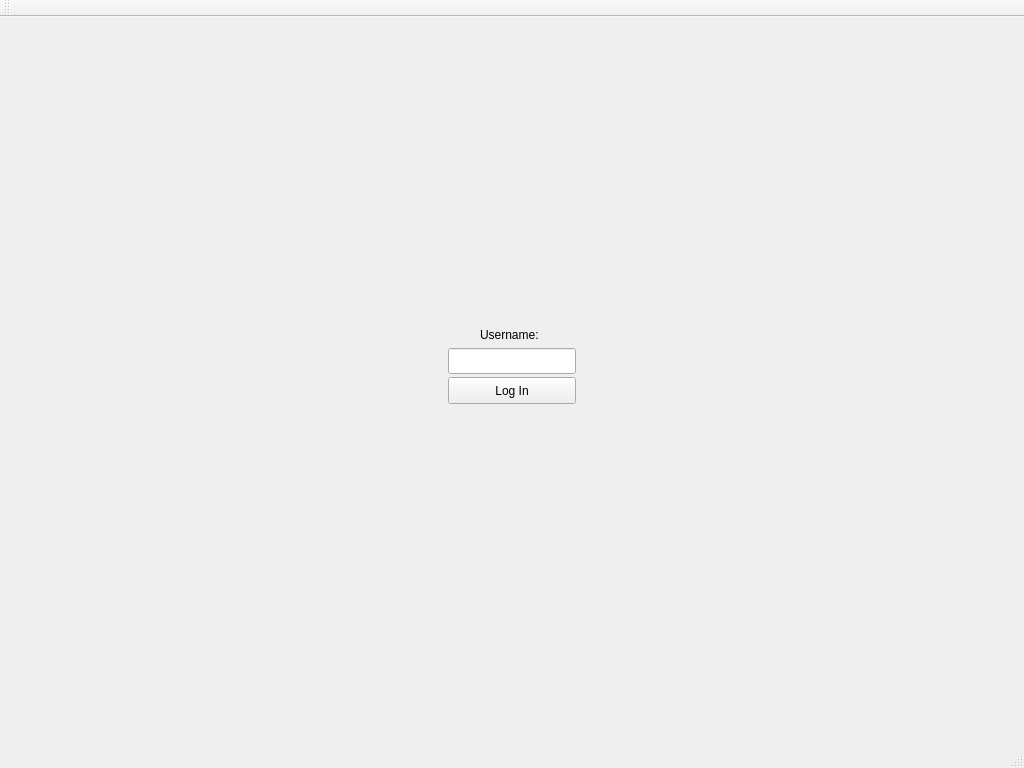
<?xml version="1.0" encoding="UTF-8"?>
<ui version="4.0">
 <class>CuCare</class>
 <widget class="QMainWindow" name="CuCare">
  <property name="geometry">
   <rect>
    <x>0</x>
    <y>0</y>
    <width>1024</width>
    <height>768</height>
   </rect>
  </property>
  <property name="minimumSize">
   <size>
    <width>1024</width>
    <height>768</height>
   </size>
  </property>
  <property name="windowTitle">
   <string>CuCare</string>
  </property>
  <widget class="QWidget" name="centralWidget">
   <widget class="QLineEdit" name="UsernameInputBox">
    <property name="geometry">
     <rect>
      <x>448</x>
      <y>331</y>
      <width>128</width>
      <height>26</height>
     </rect>
    </property>
    <property name="text">
     <string/>
    </property>
   </widget>
   <widget class="QPushButton" name="LoginButton">
    <property name="geometry">
     <rect>
      <x>448</x>
      <y>360</y>
      <width>128</width>
      <height>27</height>
     </rect>
    </property>
    <property name="text">
     <string>Log In</string>
    </property>
   </widget>
   <widget class="QLabel" name="label">
    <property name="geometry">
     <rect>
      <x>480</x>
      <y>310</y>
      <width>64</width>
      <height>16</height>
     </rect>
    </property>
    <property name="text">
     <string>Username:</string>
    </property>
   </widget>
  </widget>
  <widget class="QMenuBar" name="menuBar">
   <property name="geometry">
    <rect>
     <x>0</x>
     <y>0</y>
     <width>1024</width>
     <height>24</height>
    </rect>
   </property>
  </widget>
  <widget class="QToolBar" name="mainToolBar">
   <attribute name="toolBarArea">
    <enum>TopToolBarArea</enum>
   </attribute>
   <attribute name="toolBarBreak">
    <bool>false</bool>
   </attribute>
  </widget>
  <widget class="QStatusBar" name="statusBar"/>
 </widget>
 <layoutdefault spacing="6" margin="11"/>
 <resources/>
 <connections/>
</ui>
